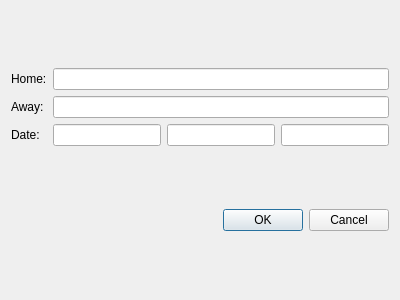
<?xml version="1.0" encoding="UTF-8"?>
<ui version="4.0">
 <class>NewDB</class>
 <widget class="QDialog" name="NewDB">
  <property name="geometry">
   <rect>
    <x>0</x>
    <y>0</y>
    <width>400</width>
    <height>300</height>
   </rect>
  </property>
  <property name="windowTitle">
   <string>Dialog</string>
  </property>
  <layout class="QVBoxLayout" name="verticalLayout">
   <item>
    <layout class="QGridLayout" name="gridLayout">
     <item row="1" column="0">
      <widget class="QLabel" name="label_2">
       <property name="text">
        <string>Away:</string>
       </property>
      </widget>
     </item>
     <item row="2" column="0">
      <widget class="QLabel" name="label_3">
       <property name="text">
        <string>Date:</string>
       </property>
      </widget>
     </item>
     <item row="0" column="0">
      <widget class="QLabel" name="label">
       <property name="text">
        <string>Home:</string>
       </property>
      </widget>
     </item>
     <item row="2" column="1">
      <layout class="QHBoxLayout" name="horizontalLayout">
       <item>
        <widget class="QLineEdit" name="lineEdit_2"/>
       </item>
       <item>
        <widget class="QLineEdit" name="lineEdit_3"/>
       </item>
       <item>
        <widget class="QLineEdit" name="lineEdit"/>
       </item>
      </layout>
     </item>
     <item row="1" column="1">
      <layout class="QHBoxLayout" name="horizontalLayout_2">
       <item>
        <widget class="QLineEdit" name="lineEdit_4"/>
       </item>
      </layout>
     </item>
     <item row="0" column="1">
      <layout class="QHBoxLayout" name="horizontalLayout_3">
       <item>
        <widget class="QLineEdit" name="lineEdit_5"/>
       </item>
      </layout>
     </item>
    </layout>
   </item>
   <item>
    <widget class="QDialogButtonBox" name="buttonBox">
     <property name="orientation">
      <enum>Qt::Horizontal</enum>
     </property>
     <property name="standardButtons">
      <set>QDialogButtonBox::Cancel|QDialogButtonBox::Ok</set>
     </property>
    </widget>
   </item>
  </layout>
  <zorder>buttonBox</zorder>
  <zorder>gridLayoutWidget</zorder>
  <zorder>lineEdit</zorder>
 </widget>
 <resources/>
 <connections>
  <connection>
   <sender>buttonBox</sender>
   <signal>accepted()</signal>
   <receiver>NewDB</receiver>
   <slot>accept()</slot>
   <hints>
    <hint type="sourcelabel">
     <x>248</x>
     <y>254</y>
    </hint>
    <hint type="destinationlabel">
     <x>157</x>
     <y>274</y>
    </hint>
   </hints>
  </connection>
  <connection>
   <sender>buttonBox</sender>
   <signal>rejected()</signal>
   <receiver>NewDB</receiver>
   <slot>reject()</slot>
   <hints>
    <hint type="sourcelabel">
     <x>316</x>
     <y>260</y>
    </hint>
    <hint type="destinationlabel">
     <x>286</x>
     <y>274</y>
    </hint>
   </hints>
  </connection>
 </connections>
</ui>
